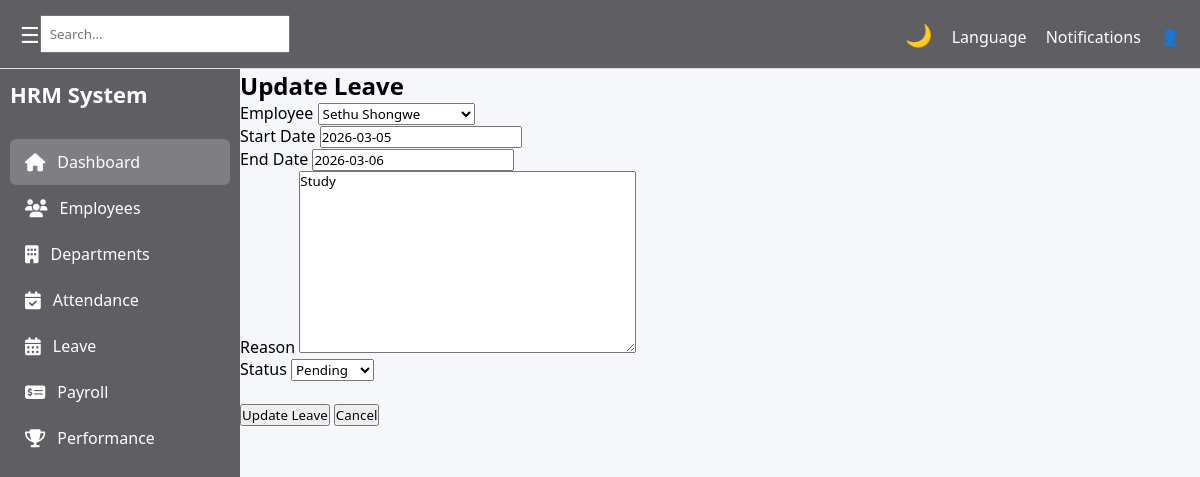
/hr/leave/update/6/, run on the app's committed database.
### hr/models.py (models this page shows, shortened)
class Leave(models.Model):
    employee = models.ForeignKey(Employee, on_delete=models.CASCADE)
    start_date = models.DateField()
    end_date = models.DateField()
    reason = models.TextField()
    STATUS_CHOICES = [
        ("Pending", "Pending"),
        ("Approved", "Approved"),
        ("Declined", "Declined"),
    ]
    status = models.CharField(max_length=20, choices=STATUS_CHOICES, default="Pending")

### hr/views.py (the view)
# urls.py: path('leave/update/<int:id>/', views.leave_update, name='leave_update'),
def leave_update(request, id):
    leave = get_object_or_404(Leave, id=id)
    if request.method == "POST":
        form = LeaveForm(request.POST, instance=leave)
        if form.is_valid():
            form.save()
            return redirect('leave')
    else:
        form = LeaveForm(instance=leave)
    return render(request, "hr/pages/leave_update.html", {"form": form})

### hr/forms.py
class LeaveForm(forms.ModelForm):
    class Meta:
        model = Leave
        fields = "__all__"

### hr/models.py (called while the page is built)
    def __str__(self):
        return f"{self.first_name} {self.last_name}"

### hr/templates/hr/pages/leave_update.html (shortened to what this page needs)
{% extends "hr/base/base.html" %}
{% block content %}
<h2>Update Leave</h2>
<form method="POST">
<div>
    <label>Employee</label>
    {{ form.employee }}
</div>
<div>
    <label>Start Date</label>
    {{ form.start_date }}
</div>
<div>
    <label>End Date</label>
    {{ form.end_date }}
</div>
<div>
    <label>Reason</label>
    {{ form.reason }}
</div>
<div>
    <label>Status</label>
    {{ form.status }}
</div>
<br>
<button type="submit">Update Leave</button>
<a href="{% url 'leave' %}">
    <button type="button">Cancel</button>
</a>
</form>
{% endblock %}

### hr/static/hr/css/global.css (style rules this page uses)
* { margin: 0; padding: 0; box-sizing: border-box; font-family: "Segoe UI", sans-serif; }
body { background: white; transition: background 0.3s, color 0.3s; }
body { margin: 0; font-family: "Segoe UI", sans-serif; height: 100vh; }

### hr/static/hr/css/apply_leave.css (style rules this page uses)
body { background-color: #f5f7fb; font-family: Arial, Helvetica, sans-serif; }

### data on the page
Leave: employee "Sethu Shongwe", start_date "2026-03-05", end_date "2026-03-06", reason "Study", status "Pending"
